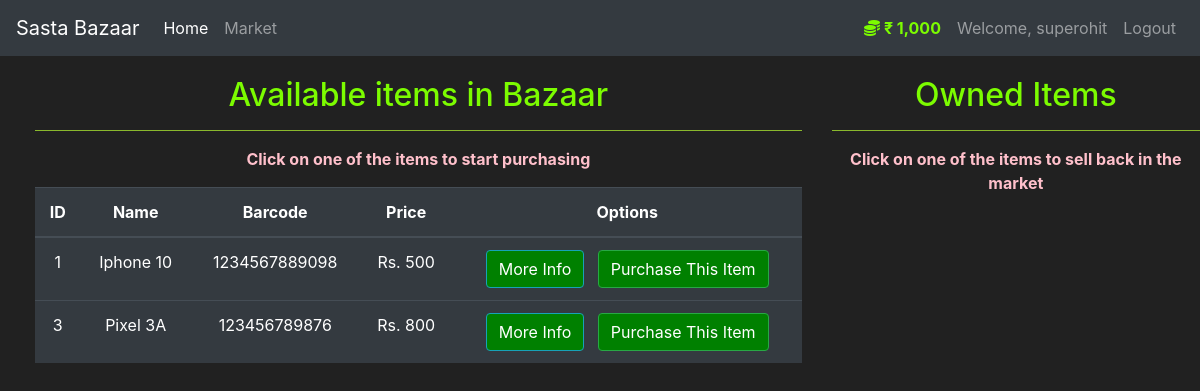
The app's page /market (signed in) with its own data.
### markett/models.py (models this page shows, shortened)
class User(db.Model, UserMixin):
    id = db.Column(db.Integer(), primary_key=True)
    username = db.Column(db.String(length=30), nullable=False, unique=True)
    email_address = db.Column(db.String(length=50), nullable=False, unique=True)
    password_hash = db.Column(db.String(length=60), nullable=False)
    budget = db.Column(db.Integer, nullable=False, default=101)
    items = db.relationship('Item', backref='owned_user', lazy=True)
    @property
    def prettier_budget(self):
        if len(str(self.budget)) >= 4:
            return f'₹ {str(self.budget)[:-3]},{str(self.budget)[-3:]}'
        else:
            return f'₹ {self.budget}'
    @property
    def password(self):
        return self.password

class Item(db.Model):
    id = db.Column(db.Integer(), primary_key=True)
    name = db.Column(db.String(length=30), nullable=False, unique=True)
    price = db.Column(db.Integer(), nullable=False)
    barcode = db.Column(db.String(length=12), nullable=False, unique=True)
    description = db.Column(db.String(length=1024), nullable=False, unique=True)
    owner = db.Column(db.Integer(), db.ForeignKey('user.id'))

### markett/routes.py (the view, shortened to what this page needs)
@app.route('/market', methods=['GET', 'POST'])
@login_required
def market_page():
    purchase_form = PurchaseItemForm()
    selling_form = SellItemForm()
    if request.method == "GET":
        items = Item.query.filter_by(owner=None)
        owned_items = Item.query.filter_by(owner=current_user.id)
        return render_template("market.html", items=items, purchase_form=purchase_form, owned_items=owned_items, selling_form=selling_form)

### markett/models.py (called while the page is built)
@login_manager.user_loader
def load_user(user_id):
    return User.query.get(int(user_id))

### markett/templates/market.html (shortened to what this page needs)
{% extends "base.html" %}
{% block content %}
    <div class="row" style="margin-top:20px; margin-left: 20px">
        <div class="col-8">
            <h2 style="color:lawngreen">Available items in Bazaar</h2>
            <hr style="background:yellowgreen">
            <p style="color:pink; font-weight:bold">Click on one of the items to start purchasing</p>
         <table class="table table-hover table-dark">
        <thead>
        <tr>
            <th scope="col">ID</th>
            <th scope="col">Name</th>
            <th scope="col">Barcode</th>
            <th scope="col">Price</th>
            <th scope="col">Options</th>
        </tr>
    </thead>
    <tbody>
        {% for item in items %}
            <tr>
                <td>{{ item.id}}</td>
                <td>{{ item.name}}</td>
                <td>{{ item.barcode}}</td>
                <td>Rs. {{ item.price}}</td>
                <td>
                    <button class="btn btn-outline btn-info" data-toggle="modal" data-target="#exampleModal-{{item.id}}">More Info</button> &nbsp
                    <button class="btn btn-outline btn-success" data-toggle="modal" data-target="#exampleModal-purchaseConfirm-{{item.id}}">Purchase This Item</button>
                </td>
            </tr>
        {% endfor %}
    </tbody>
    </table>
        </div>
        <div class="col-4">
              <h2 style="color:lawngreen">Owned Items</h2>
            <hr style="background:yellowgreen">
            <p style="color:pink; font-weight:bold">Click on one of the items to sell back in the market</p>
            <br>
        </div>
    </div>
{% endblock %}

### markett/templates/base.html (shortened to what this page needs)
<!doctype html>
<html lang="en">
   <head>
      <link rel="stylesheet" href="https://cdn.jsdelivr.net/npm/bootstrap@4.5.3/dist/css/bootstrap.min.css">
      <link rel="stylesheet" href="{{ url_for('static', filename='css/style.css') }}">
   </head>
   <body style="text-align:center;" class="back-color">
       <nav class="navbar navbar-expand-md navbar-dark bg-dark">
  <a class="navbar-brand" href="#">Sasta Bazaar</a>
  <div class="collapse navbar-collapse" id="navbarNav">
          <ul class="navbar-nav mr-auto">
    <li class="nav-item active">
        <a class="nav-link" href="{{ url_for('home_page') }}">Home <span class="sr-only">(current)</span></a>
    </li>
    <li class="nav-item">
        <a class="nav-link" href="{{ url_for('market_page') }}">Market</a>
    </li>
</ul>
      {% if current_user.is_authenticated %}
        <ul class="navbar-nav">
            <li class="nav-item">
                <a class="nav-link" style="color:lawngreen; font-weight:bold">
                    <i class="fas fa-coins"></i>
                    {{ current_user.prettier_budget }}
                </a>
            </li>
             <li class="nav-item">
                <a class="nav-link">Welcome, {{ current_user.username }}</a>
            </li>
            <li class="nav-item">
                <a class="nav-link" href="{{ url_for('logout_page') }}">Logout</a>
            </li>
        </ul>
      {% endif %}
  </div>
</nav>
      {% block content %}
      {% endblock %}
   </body>
</html>

### markett/static/css/style.css (style rules this page uses)
body { background-image: url('https://images.unsplash.com/photo-1662487701902-7b282855f5a0?ixlib=rb-1.2.1&ixid=MnwxMjA3fDB8MHxwaG90by1wYWdlfHx8fGVufDB8fHx8&auto=format&fit=crop&w=1170&q=80') }

### markett/templates/includes/items_modals.html (style rules this page uses)
.btn { background: green; color: white; }

### markett/templates/base.html (style rules this page uses)
body { background-color: #212121; color: white }

### records on screen
User: prettier_budget "₹ 1,000", username "superohit"
Item: id "1", name "Iphone 10", barcode "1234567889098", price "500"
Item: id "3", name "Pixel 3A", barcode "123456789876", price "800"
